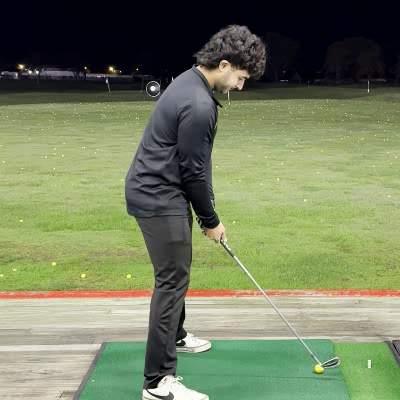
#> input picture frame 13 of test_video.mp4, 400 x 400 px
$ python preprocess_videos.py
#> lines starting #> are read from the running program, lines starting #| are printed output that depends on the picture
import os
import cv2
import numpy as np

def preprocess_local_video(input_path, output_path, dim=160, start_frame=0, end_frame=None, rotate=True):
    """
    Processes a local portrait video:
    - Rotates it to fix orientation (if needed)
    - Center-crops to square
    - Resizes to dim x dim
    - Saves processed video

    Args:
        input_path (str): Path to input video
        output_path (str): Path to output video
        dim (int): Target size (square)
        start_frame (int): Frame to start processing
        end_frame (int or None): Frame to stop processing (None = till end)
        rotate (bool): Whether to rotate the video 90 degrees clockwise
    """
#> called with input_path = 'test_video.mp4', output_path = 'processed_test_video.mp4', dim = 400, start_frame = 0, rotate = True
    if os.path.isfile(output_path):
        print(f"{output_path} already exists. Overwriting...")
        os.remove(output_path)

    print(f"Processing {input_path}...")

    cap = cv2.VideoCapture(input_path)
    if not cap.isOpened():
        print("Error opening video file.")
        return

    fps = cap.get(cv2.CAP_PROP_FPS)
    total_frames = int(cap.get(cv2.CAP_PROP_FRAME_COUNT))
    end_frame = end_frame if end_frame is not None else total_frames

    fourcc = cv2.VideoWriter_fourcc(*"mp4v")
    out = cv2.VideoWriter(output_path, fourcc, fps, (dim, dim))

    frame_idx = 0
    success, frame = cap.read()
#> frame is the input picture: shape (400, 400, 3); mean B, G, R 94.7, 127, 116.6

    while success:
        if start_frame <= frame_idx < end_frame:
            if rotate:
                frame = cv2.rotate(frame, cv2.ROTATE_90_CLOCKWISE)
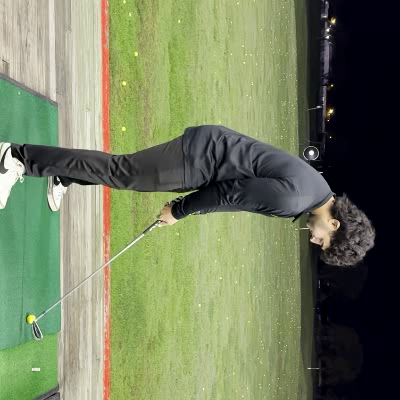
#> frame: shape (400, 400, 3); mean B, G, R 94.7, 127, 116.6

            h, w = frame.shape[:2]
#> h = 400; w = 400
            min_dim = min(h, w)
#> min_dim = 400
            x_start = (w - min_dim) // 2
#> x_start = 0
            y_start = (h - min_dim) // 2
#> y_start = 0
            square_frame = frame[y_start:y_start + min_dim, x_start:x_start + min_dim]

            resized = cv2.resize(square_frame, (dim, dim))
            out.write(resized)

        elif frame_idx >= end_frame:
            break

        success, frame = cap.read()
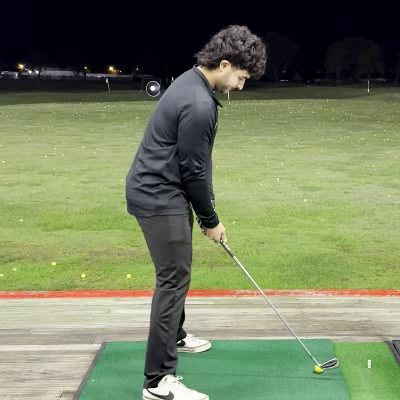
#> input picture frame 14 of test_video.mp4, 400 x 400 px
#> frame is the input picture: shape (400, 400, 3); mean B, G, R 95.1, 127.3, 117
        frame_idx += 1

    cap.release()
    out.release()
    print(f"Finished processing. Saved to {output_path}")


# Example usage
if __name__ == '__main__':
    input_video = 'test_video.mp4'                  # 👈 Replace with your input file path
    output_video = 'processed_test_video.mp4'       # 👈 Replace with your output path
    preprocess_local_video(input_video, output_video, dim=400, rotate=True)

$ run again, starting later in the video
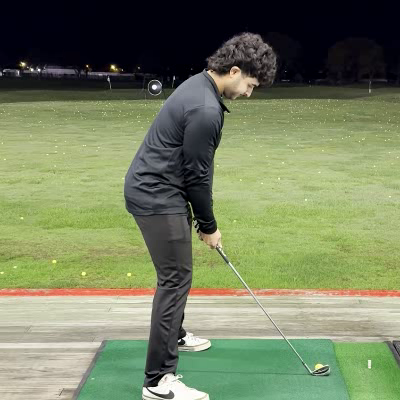
#> input picture frame 62 of test_video.mp4, 400 x 400 px
#> in preprocess_local_video, frame is the input picture: shape (400, 400, 3); mean B, G, R 95.6, 127.7, 117.3
#> in preprocess_local_video, `frame = cv2.rotate(frame, cv2.ROTATE_90_CLOCKWISE)`:
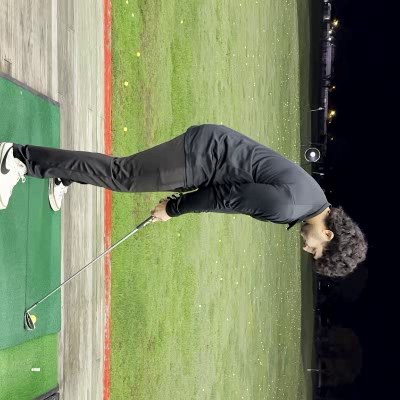
#> frame: shape (400, 400, 3); mean B, G, R 95.6, 127.7, 117.3

$ run again, starting later in the video
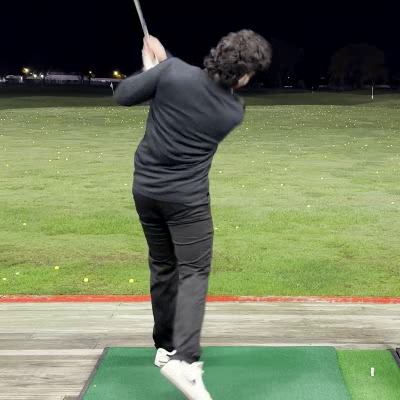
#> input picture frame 110 of test_video.mp4, 400 x 400 px
#> in preprocess_local_video, frame is the input picture: shape (400, 400, 3); mean B, G, R 90.8, 122, 111.7
#> in preprocess_local_video, `frame = cv2.rotate(frame, cv2.ROTATE_90_CLOCKWISE)`:
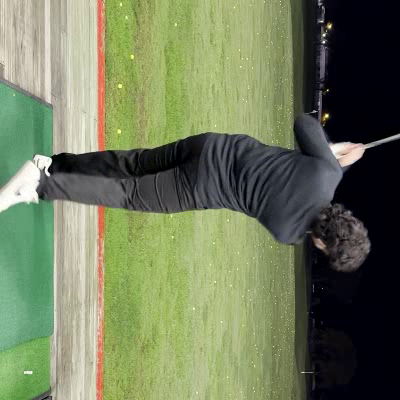
#> frame: shape (400, 400, 3); mean B, G, R 90.8, 122, 111.7
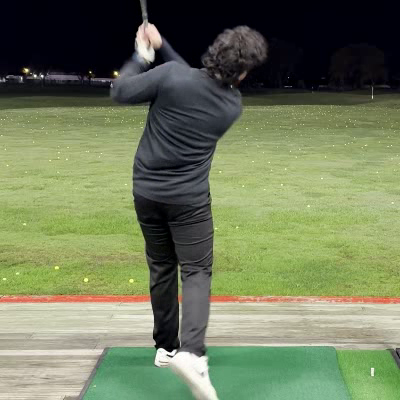
#> input picture frame 111 of test_video.mp4, 400 x 400 px
#> in preprocess_local_video, frame is the input picture: shape (400, 400, 3); mean B, G, R 90.8, 122.1, 111.8
